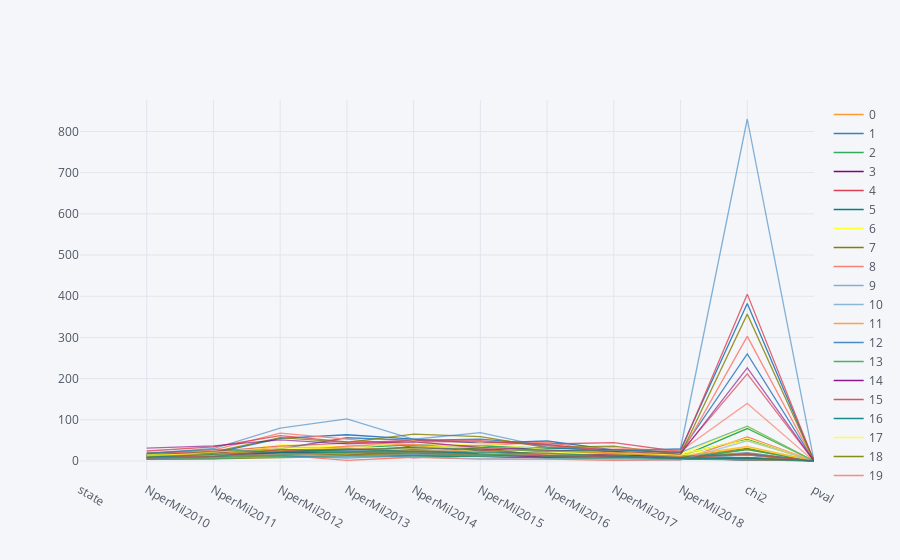

The notebook cell this image was saved under:
### Code cell
best_states_df.T.iplot()

### Figure 1 — Plotly figure (JSON) as saved in the notebook; plotly's stock layout.template omitted (floating-point values rounded to 4 significant figures)
{"data": [{"line": {"color": "rgba(255, 153, 51, 1.0)", "dash": "solid", "shape": "linear", "width": 1.3}, "mode": "lines", "name": "0", "text": "", "type": "scatter", "uid": "248a5aa5-aa23-458f-b8fc-4ce9207e92f7", "x": ["state", "NperMil2010", "NperMil2011", "NperMil2012", "NperMil2013", "NperMil2014", "NperMil2015", "NperMil2016", "NperMil2017", "NperMil2018", "chi2", "pval"], "y": ["AL", 4.179, 6.043, 10.38, 14.49, 22.92, 11.95, 9.045, 11.28, 4.91, 18.87, 0.01556]}, {"line": {"color": "rgba(55, 128, 191, 1.0)", "dash": "solid", "shape": "linear", "width": 1.3}, "mode": "lines", "name": "1", "text": "", "type": "scatter", "uid": "9634012e-b010-4477-b297-3d8872f719db", "x": ["state", "NperMil2010", "NperMil2011", "NperMil2012", "NperMil2013", "NperMil2014", "NperMil2015", "NperMil2016", "NperMil2017", "NperMil2018", "chi2", "pval"], "y": ["AK", 15.41, 19.39, 54.76, 63.77, 52.97, 43.39, 48.55, 27.03, 27.12, 382.6, 1.005e-77]}, {"line": {"color": "rgba(50, 171, 96, 1.0)", "dash": "solid", "shape": "linear", "width": 1.3}, "mode": "lines", "name": "2", "text": "", "type": "scatter", "uid": "b3b543cd-2889-4dfe-9668-f325f606b2e0", "x": ["state", "NperMil2010", "NperMil2011", "NperMil2012", "NperMil2013", "NperMil2014", "NperMil2015", "NperMil2016", "NperMil2017", "NperMil2018", "chi2", "pval"], "y": ["AZ", 14.67, 19.62, 25.62, 31.8, 39.35, 36.14, 30.67, 26.95, 10.32, 78.83, 8.404e-14]}, {"line": {"color": "rgba(128, 0, 128, 1.0)", "dash": "solid", "shape": "linear", "width": 1.3}, "mode": "lines", "name": "3", "text": "", "type": "scatter", "uid": "f10df556-03e2-49e4-9171-cb708917a902", "x": ["state", "NperMil2010", "NperMil2011", "NperMil2012", "NperMil2013", "NperMil2014", "NperMil2015", "NperMil2016", "NperMil2017", "NperMil2018", "chi2", "pval"], "y": ["AR", 12.66, 11.9, 15.58, 16.89, 8.424, 12.42, 10.37, 11.99, 10.62, 14.96, 0.05997]}, {"line": {"color": "rgba(219, 64, 82, 1.0)", "dash": "solid", "shape": "linear", "width": 1.3}, "mode": "lines", "name": "4", "text": "", "type": "scatter", "uid": "9cd741eb-2738-4c1a-98ce-a707ab5edd3a", "x": ["state", "NperMil2010", "NperMil2011", "NperMil2012", "NperMil2013", "NperMil2014", "NperMil2015", "NperMil2016", "NperMil2017", "NperMil2018", "chi2", "pval"], "y": ["CA", 12.89, 13.23, 16.86, 17.06, 20.19, 18.61, 13.16, 13.1, 6.826, 1.989, 0.9814]}, {"line": {"color": "rgba(0, 128, 128, 1.0)", "dash": "solid", "shape": "linear", "width": 1.3}, "mode": "lines", "name": "5", "text": "", "type": "scatter", "uid": "c6ea9966-0b34-4803-9735-27ea926ec405", "x": ["state", "NperMil2010", "NperMil2011", "NperMil2012", "NperMil2013", "NperMil2014", "NperMil2015", "NperMil2016", "NperMil2017", "NperMil2018", "chi2", "pval"], "y": ["CO", 11.09, 18.55, 19.06, 25.42, 33.08, 25.49, 32.67, 24.22, 15.45, 52.35, 1.438e-08]}, {"line": {"color": "rgba(255, 255, 51, 1.0)", "dash": "solid", "shape": "linear", "width": 1.3}, "mode": "lines", "name": "6", "text": "", "type": "scatter", "uid": "080d44a8-862a-4006-98fa-ece49611be3b", "x": ["state", "NperMil2010", "NperMil2011", "NperMil2012", "NperMil2013", "NperMil2014", "NperMil2015", "NperMil2016", "NperMil2017", "NperMil2018", "chi2", "pval"], "y": ["CT", 15.09, 17.0, 38.95, 34.49, 23.92, 20.35, 18.16, 21.27, 17.07, 50.36, 3.492e-08]}, {"line": {"color": "rgba(128, 128, 0, 1.0)", "dash": "solid", "shape": "linear", "width": 1.3}, "mode": "lines", "name": "7", "text": "", "type": "scatter", "uid": "aad0a382-89de-4a0f-8349-987dc8b7fb7e", "x": ["state", "NperMil2010", "NperMil2011", "NperMil2012", "NperMil2013", "NperMil2014", "NperMil2015", "NperMil2016", "NperMil2017", "NperMil2018", "chi2", "pval"], "y": ["DE", 8.893, 9.919, 29.5, 12.99, 37.53, 29.74, 13.7, 20.9, 8.272, 31.37, 0.0001206]}, {"line": {"color": "rgba(251, 128, 114, 1.0)", "dash": "solid", "shape": "linear", "width": 1.3}, "mode": "lines", "name": "8", "text": "", "type": "scatter", "uid": "f9fd6e28-da39-4c4f-992c-d049f676506d", "x": ["state", "NperMil2010", "NperMil2011", "NperMil2012", "NperMil2013", "NperMil2014", "NperMil2015", "NperMil2016", "NperMil2017", "NperMil2018", "chi2", "pval"], "y": ["DC", 11.57, 9.684, 14.18, 1.537, 9.056, 4.443, 4.37, 1.437, 2.847, 58.32, 9.928e-10]}, {"line": {"color": "rgba(128, 177, 211, 1.0)", "dash": "solid", "shape": "linear", "width": 1.3}, "mode": "lines", "name": "9", "text": "", "type": "scatter", "uid": "d7f97835-7324-4423-87e1-90c3ae0b78cd", "x": ["state", "NperMil2010", "NperMil2011", "NperMil2012", "NperMil2013", "NperMil2014", "NperMil2015", "NperMil2016", "NperMil2017", "NperMil2018", "chi2", "pval"], "y": ["FL", 9.339, 13.67, 19.92, 24.94, 29.15, 20.42, 15.12, 14.35, 8.592, 3.716, 0.8818]}, {"line": {"color": "rgba(128, 177, 211, 0.8999999999999999)", "dash": "solid", "shape": "linear", "width": 1.3}, "mode": "lines", "name": "10", "text": "", "type": "scatter", "uid": "344ba1aa-f798-432d-9997-9dc932b9e814", "x": ["state", "NperMil2010", "NperMil2011", "NperMil2012", "NperMil2013", "NperMil2014", "NperMil2015", "NperMil2016", "NperMil2017", "NperMil2018", "chi2", "pval"], "y": ["GA", 5.56, 7.448, 9.897, 12.83, 19.76, 11.79, 10.38, 9.987, 5.989, 17.0, 0.03007]}, {"line": {"color": "rgba(255, 153, 51, 0.8999999999999999)", "dash": "solid", "shape": "linear", "width": 1.3}, "mode": "lines", "name": "11", "text": "", "type": "scatter", "uid": "b96f4bbf-e2e1-4f3f-80a1-fd22018678f1", "x": ["state", "NperMil2010", "NperMil2011", "NperMil2012", "NperMil2013", "NperMil2014", "NperMil2015", "NperMil2016", "NperMil2017", "NperMil2018", "chi2", "pval"], "y": ["HI", 17.6, 12.33, 21.51, 36.21, 40.99, 16.87, 18.21, 9.83, 7.04, 33.43, 5.144e-05]}, {"line": {"color": "rgba(55, 128, 191, 0.8999999999999999)", "dash": "solid", "shape": "linear", "width": 1.3}, "mode": "lines", "name": "12", "text": "", "type": "scatter", "uid": "a4db37e8-1d16-41f7-8a52-728b6d0fd5e0", "x": ["state", "NperMil2010", "NperMil2011", "NperMil2012", "NperMil2013", "NperMil2014", "NperMil2015", "NperMil2016", "NperMil2017", "NperMil2018", "chi2", "pval"], "y": ["ID", 14.01, 21.47, 29.46, 56.47, 50.26, 53.28, 39.81, 24.43, 21.66, 260.0, 1.334e-51]}, {"line": {"color": "rgba(50, 171, 96, 0.8999999999999999)", "dash": "solid", "shape": "linear", "width": 1.3}, "mode": "lines", "name": "13", "text": "", "type": "scatter", "uid": "8da8cf60-2203-459f-a5b0-98d61869d7cc", "x": ["state", "NperMil2010", "NperMil2011", "NperMil2012", "NperMil2013", "NperMil2014", "NperMil2015", "NperMil2016", "NperMil2017", "NperMil2018", "chi2", "pval"], "y": ["IL", 12.62, 13.68, 18.32, 11.86, 12.18, 11.97, 10.37, 6.491, 5.651, 15.66, 0.04757]}, {"line": {"color": "rgba(128, 0, 128, 0.8999999999999999)", "dash": "solid", "shape": "linear", "width": 1.3}, "mode": "lines", "name": "14", "text": "", "type": "scatter", "uid": "e0232dec-813a-4f94-afdc-22c2f37f5a0c", "x": ["state", "NperMil2010", "NperMil2011", "NperMil2012", "NperMil2013", "NperMil2014", "NperMil2015", "NperMil2016", "NperMil2017", "NperMil2018", "chi2", "pval"], "y": ["IN", 11.4, 11.36, 18.2, 19.79, 20.63, 11.2, 9.497, 7.357, 4.632, 8.292, 0.4055]}, {"line": {"color": "rgba(219, 64, 82, 0.8999999999999999)", "dash": "solid", "shape": "linear", "width": 1.3}, "mode": "lines", "name": "15", "text": "", "type": "scatter", "uid": "b1ab4663-ded4-4a65-beb9-75aa35c9717a", "x": ["state", "NperMil2010", "NperMil2011", "NperMil2012", "NperMil2013", "NperMil2014", "NperMil2015", "NperMil2016", "NperMil2017", "NperMil2018", "chi2", "pval"], "y": ["IA", 11.14, 11.09, 26.98, 23.28, 20.9, 13.46, 12.45, 12.41, 7.921, 5.029, 0.7545]}, {"line": {"color": "rgba(0, 128, 128, 0.8999999999999999)", "dash": "solid", "shape": "linear", "width": 1.3}, "mode": "lines", "name": "16", "text": "", "type": "scatter", "uid": "5723a298-a91e-4f54-9e02-a192c3368eb7", "x": ["state", "NperMil2010", "NperMil2011", "NperMil2012", "NperMil2013", "NperMil2014", "NperMil2015", "NperMil2016", "NperMil2017", "NperMil2018", "chi2", "pval"], "y": ["KS", 12.95, 12.2, 18.37, 17.63, 20.68, 14.09, 14.08, 14.43, 8.93, 2.396, 0.9664]}, {"line": {"color": "rgba(255, 255, 51, 0.8999999999999999)", "dash": "solid", "shape": "linear", "width": 1.3}, "mode": "lines", "name": "17", "text": "", "type": "scatter", "uid": "26a8b218-148c-4e12-bb23-d3a8a06ca799", "x": ["state", "NperMil2010", "NperMil2011", "NperMil2012", "NperMil2013", "NperMil2014", "NperMil2015", "NperMil2016", "NperMil2017", "NperMil2018", "chi2", "pval"], "y": ["KY", 9.889, 13.73, 11.85, 19.3, 16.99, 13.33, 11.27, 12.57, 8.952, 6.767, 0.562]}, {"line": {"color": "rgba(128, 128, 0, 0.8999999999999999)", "dash": "solid", "shape": "linear", "width": 1.3}, "mode": "lines", "name": "18", "text": "", "type": "scatter", "uid": "56f0ef38-2b49-43ed-b6cc-b378b12a28ca", "x": ["state", "NperMil2010", "NperMil2011", "NperMil2012", "NperMil2013", "NperMil2014", "NperMil2015", "NperMil2016", "NperMil2017", "NperMil2018", "chi2", "pval"], "y": ["LA", 5.061, 5.464, 8.042, 10.6, 20.67, 11.79, 9.192, 6.209, 4.936, 27.35, 0.0006145]}, {"line": {"color": "rgba(251, 128, 114, 0.8999999999999999)", "dash": "solid", "shape": "linear", "width": 1.3}, "mode": "lines", "name": "19", "text": "", "type": "scatter", "uid": "bff67bc6-6cc3-41ee-bce8-b503b8bb8535", "x": ["state", "NperMil2010", "NperMil2011", "NperMil2012", "NperMil2013", "NperMil2014", "NperMil2015", "NperMil2016", "NperMil2017", "NperMil2018", "chi2", "pval"], "y": ["ME", 18.83, 26.35, 67.79, 53.46, 38.32, 37.64, 45.82, 19.47, 14.94, 302.5, 1.2e-60]}, {"line": {"color": "rgba(251, 128, 114, 0.7999999999999998)", "dash": "solid", "shape": "linear", "width": 1.3}, "mode": "lines", "name": "20", "text": "", "type": "scatter", "uid": "c7fc8cd7-8b30-4824-ba08-d6d31c3c6cfd", "x": ["state", "NperMil2010", "NperMil2011", "NperMil2012", "NperMil2013", "NperMil2014", "NperMil2015", "NperMil2016", "NperMil2017", "NperMil2018", "chi2", "pval"], "y": ["MD", 6.737, 9.591, 16.48, 17.73, 22.49, 16.7, 13.66, 14.11, 7.778, 3.459, 0.9024]}, {"line": {"color": "rgba(128, 177, 211, 0.7999999999999998)", "dash": "solid", "shape": "linear", "width": 1.3}, "mode": "lines", "name": "21", "text": "", "type": "scatter", "uid": "495002dc-ee27-43af-9131-f641b0698e00", "x": ["state", "NperMil2010", "NperMil2011", "NperMil2012", "NperMil2013", "NperMil2014", "NperMil2015", "NperMil2016", "NperMil2017", "NperMil2018", "chi2", "pval"], "y": ["MA", 12.64, 13.0, 19.36, 26.07, 26.32, 18.69, 15.09, 12.82, 7.244, 2.678, 0.9529]}, {"line": {"color": "rgba(255, 153, 51, 0.7999999999999998)", "dash": "solid", "shape": "linear", "width": 1.3}, "mode": "lines", "name": "22", "text": "", "type": "scatter", "uid": "82273640-72ca-4600-92c3-5f2323385666", "x": ["state", "NperMil2010", "NperMil2011", "NperMil2012", "NperMil2013", "NperMil2014", "NperMil2015", "NperMil2016", "NperMil2017", "NperMil2018", "chi2", "pval"], "y": ["MI", 10.12, 12.25, 19.91, 15.64, 16.41, 15.61, 11.86, 11.83, 4.602, 5.032, 0.7542]}, {"line": {"color": "rgba(55, 128, 191, 0.7999999999999998)", "dash": "solid", "shape": "linear", "width": 1.3}, "mode": "lines", "name": "23", "text": "", "type": "scatter", "uid": "04ddeef7-844f-4a12-8f60-bfc1dcb7efe4", "x": ["state", "NperMil2010", "NperMil2011", "NperMil2012", "NperMil2013", "NperMil2014", "NperMil2015", "NperMil2016", "NperMil2017", "NperMil2018", "chi2", "pval"], "y": ["MN", 8.285, 12.35, 22.69, 20.87, 16.33, 23.89, 13.4, 12.75, 8.198, 5.153, 0.7411]}, {"line": {"color": "rgba(50, 171, 96, 0.7999999999999998)", "dash": "solid", "shape": "linear", "width": 1.3}, "mode": "lines", "name": "24", "text": "", "type": "scatter", "uid": "0e9a8a7f-3cbe-4913-b400-5a054dd72598", "x": ["state", "NperMil2010", "NperMil2011", "NperMil2012", "NperMil2013", "NperMil2014", "NperMil2015", "NperMil2016", "NperMil2017", "NperMil2018", "chi2", "pval"], "y": ["MS", 3.703, 5.708, 11.06, 11.04, 13.71, 11.04, 9.37, 6.021, 6.362, 28.45, 0.0003965]}, {"line": {"color": "rgba(128, 0, 128, 0.7999999999999998)", "dash": "solid", "shape": "linear", "width": 1.3}, "mode": "lines", "name": "25", "text": "", "type": "scatter", "uid": "ebe0c97a-4338-4dcf-9504-4e7200252842", "x": ["state", "NperMil2010", "NperMil2011", "NperMil2012", "NperMil2013", "NperMil2014", "NperMil2015", "NperMil2016", "NperMil2017", "NperMil2018", "chi2", "pval"], "y": ["MO", 14.34, 18.64, 24.24, 16.72, 21.47, 13.67, 15.28, 15.88, 7.835, 7.169, 0.5185]}, {"line": {"color": "rgba(219, 64, 82, 0.7999999999999998)", "dash": "solid", "shape": "linear", "width": 1.3}, "mode": "lines", "name": "26", "text": "", "type": "scatter", "uid": "047ab243-edb3-476a-b9cf-2eca212e28a0", "x": ["state", "NperMil2010", "NperMil2011", "NperMil2012", "NperMil2013", "NperMil2014", "NperMil2015", "NperMil2016", "NperMil2017", "NperMil2018", "chi2", "pval"], "y": ["MT", 24.22, 34.09, 61.77, 46.37, 46.97, 46.58, 41.31, 44.63, 22.59, 405.1, 1.524e-82]}, {"line": {"color": "rgba(0, 128, 128, 0.7999999999999998)", "dash": "solid", "shape": "linear", "width": 1.3}, "mode": "lines", "name": "27", "text": "", "type": "scatter", "uid": "48e005e1-db5a-4fe7-8e0c-713a0b66cb90", "x": ["state", "NperMil2010", "NperMil2011", "NperMil2012", "NperMil2013", "NperMil2014", "NperMil2015", "NperMil2016", "NperMil2017", "NperMil2018", "chi2", "pval"], "y": ["NE", 16.4, 11.41, 22.12, 13.94, 13.3, 11.63, 7.346, 9.387, 9.848, 16.77, 0.03255]}, {"line": {"color": "rgba(255, 255, 51, 0.7999999999999998)", "dash": "solid", "shape": "linear", "width": 1.3}, "mode": "lines", "name": "28", "text": "", "type": "scatter", "uid": "591b2c8e-4e70-4f33-ba33-54447d3d678c", "x": ["state", "NperMil2010", "NperMil2011", "NperMil2012", "NperMil2013", "NperMil2014", "NperMil2015", "NperMil2016", "NperMil2017", "NperMil2018", "chi2", "pval"], "y": ["NV", 15.91, 15.85, 24.78, 16.92, 31.22, 34.51, 20.55, 17.16, 14.5, 33.95, 4.147e-05]}, {"line": {"color": "rgba(128, 128, 0, 0.7999999999999998)", "dash": "solid", "shape": "linear", "width": 1.3}, "mode": "lines", "name": "29", "text": "", "type": "scatter", "uid": "012a44ae-c785-4844-9ce4-122773e731c4", "x": ["state", "NperMil2010", "NperMil2011", "NperMil2012", "NperMil2013", "NperMil2014", "NperMil2015", "NperMil2016", "NperMil2017", "NperMil2018", "chi2", "pval"], "y": ["NH", 13.67, 21.97, 56.65, 45.23, 65.26, 59.12, 32.78, 36.3, 15.48, 356.5, 3.683e-72]}, {"line": {"color": "rgba(128, 128, 0, 0.7)", "dash": "solid", "shape": "linear", "width": 1.3}, "mode": "lines", "name": "30", "text": "", "type": "scatter", "uid": "0480c9a2-95d7-4ac4-82ec-39b31109deb6", "x": ["state", "NperMil2010", "NperMil2011", "NperMil2012", "NperMil2013", "NperMil2014", "NperMil2015", "NperMil2016", "NperMil2017", "NperMil2018", "chi2", "pval"], "y": ["NJ", 8.296, 8.156, 13.57, 16.59, 17.14, 13.3, 11.49, 11.36, 5.837, 8.718, 0.3667]}, {"line": {"color": "rgba(251, 128, 114, 0.7)", "dash": "solid", "shape": "linear", "width": 1.3}, "mode": "lines", "name": "31", "text": "", "type": "scatter", "uid": "be15c505-c920-44a0-a09e-634c4aaee75c", "x": ["state", "NperMil2010", "NperMil2011", "NperMil2012", "NperMil2013", "NperMil2014", "NperMil2015", "NperMil2016", "NperMil2017", "NperMil2018", "chi2", "pval"], "y": ["NM", 12.59, 13.94, 22.99, 36.32, 48.32, 30.62, 32.97, 32.01, 24.34, 139.7, 2.682e-26]}, {"line": {"color": "rgba(128, 177, 211, 0.7)", "dash": "solid", "shape": "linear", "width": 1.3}, "mode": "lines", "name": "32", "text": "", "type": "scatter", "uid": "98574269-cfcc-454e-a7bd-0df93c097a88", "x": ["state", "NperMil2010", "NperMil2011", "NperMil2012", "NperMil2013", "NperMil2014", "NperMil2015", "NperMil2016", "NperMil2017", "NperMil2018", "chi2", "pval"], "y": ["NY", 6.907, 10.41, 16.14, 11.51, 15.47, 13.02, 9.724, 8.32, 4.247, 14.59, 0.0677]}, {"line": {"color": "rgba(255, 153, 51, 0.7)", "dash": "solid", "shape": "linear", "width": 1.3}, "mode": "lines", "name": "33", "text": "", "type": "scatter", "uid": "13e60b72-d704-4e37-82e0-130145e1b079", "x": ["state", "NperMil2010", "NperMil2011", "NperMil2012", "NperMil2013", "NperMil2014", "NperMil2015", "NperMil2016", "NperMil2017", "NperMil2018", "chi2", "pval"], "y": ["NC", 11.49, 16.36, 21.13, 18.49, 25.97, 16.55, 19.1, 11.59, 8.667, 3.318, 0.9128]}, {"line": {"color": "rgba(55, 128, 191, 0.7)", "dash": "solid", "shape": "linear", "width": 1.3}, "mode": "lines", "name": "34", "text": "", "type": "scatter", "uid": "792358ba-85f8-417a-81f0-a46e83cb1aba", "x": ["state", "NperMil2010", "NperMil2011", "NperMil2012", "NperMil2013", "NperMil2014", "NperMil2015", "NperMil2016", "NperMil2017", "NperMil2018", "chi2", "pval"], "y": ["ND", 4.446, 14.6, 12.84, 6.925, 13.56, 14.59, 15.91, 11.92, 10.53, 20.46, 0.008726]}, {"line": {"color": "rgba(50, 171, 96, 0.7)", "dash": "solid", "shape": "linear", "width": 1.3}, "mode": "lines", "name": "35", "text": "", "type": "scatter", "uid": "9fa58914-0061-4f89-a751-59ee20ab47d0", "x": ["state", "NperMil2010", "NperMil2011", "NperMil2012", "NperMil2013", "NperMil2014", "NperMil2015", "NperMil2016", "NperMil2017", "NperMil2018", "chi2", "pval"], "y": ["OH", 8.666, 11.09, 20.52, 29.2, 22.06, 16.27, 11.95, 11.06, 6.159, 5.795, 0.6702]}, {"line": {"color": "rgba(128, 0, 128, 0.7)", "dash": "solid", "shape": "linear", "width": 1.3}, "mode": "lines", "name": "36", "text": "", "type": "scatter", "uid": "ab506bea-2e05-4f4a-99ee-771e2d722569", "x": ["state", "NperMil2010", "NperMil2011", "NperMil2012", "NperMil2013", "NperMil2014", "NperMil2015", "NperMil2016", "NperMil2017", "NperMil2018", "chi2", "pval"], "y": ["OK", 6.65, 11.35, 20.95, 19.72, 21.66, 16.37, 9.168, 11.19, 8.369, 4.195, 0.8392]}, {"line": {"color": "rgba(219, 64, 82, 0.7)", "dash": "solid", "shape": "linear", "width": 1.3}, "mode": "lines", "name": "37", "text": "", "type": "scatter", "uid": "13fc55fa-e2a2-4576-9831-f77d682b49eb", "x": ["state", "NperMil2010", "NperMil2011", "NperMil2012", "NperMil2013", "NperMil2014", "NperMil2015", "NperMil2016", "NperMil2017", "NperMil2018", "chi2", "pval"], "y": ["OR", 18.5, 23.25, 36.16, 42.83, 50.45, 49.29, 37.15, 26.05, 20.28, 211.6, 2.253e-41]}, {"line": {"color": "rgba(0, 128, 128, 0.7)", "dash": "solid", "shape": "linear", "width": 1.3}, "mode": "lines", "name": "38", "text": "", "type": "scatter", "uid": "33fd94a6-dfce-4c5c-ad06-efd2b3d231b3", "x": ["state", "NperMil2010", "NperMil2011", "NperMil2012", "NperMil2013", "NperMil2014", "NperMil2015", "NperMil2016", "NperMil2017", "NperMil2018", "chi2", "pval"], "y": ["PA", 10.07, 11.38, 19.66, 21.05, 26.9, 16.82, 14.0, 11.73, 4.841, 2.215, 0.9737]}, {"line": {"color": "rgba(255, 255, 51, 0.7)", "dash": "solid", "shape": "linear", "width": 1.3}, "mode": "lines", "name": "39", "text": "", "type": "scatter", "uid": "83f672f2-532d-460b-82cd-fc426aaffa5f", "x": ["state", "NperMil2010", "NperMil2011", "NperMil2012", "NperMil2013", "NperMil2014", "NperMil2015", "NperMil2016", "NperMil2017", "NperMil2018", "chi2", "pval"], "y": ["RI", 14.23, 15.19, 29.4, 30.33, 31.25, 43.55, 27.43, 24.61, 16.08, 83.57, 9.32e-15]}, {"line": {"color": "rgba(255, 255, 51, 0.5999999999999999)", "dash": "solid", "shape": "linear", "width": 1.3}, "mode": "lines", "name": "40", "text": "", "type": "scatter", "uid": "b75c095a-6fa6-4ec5-b049-3a415d35e60d", "x": ["state", "NperMil2010", "NperMil2011", "NperMil2012", "NperMil2013", "NperMil2014", "NperMil2015", "NperMil2016", "NperMil2017", "NperMil2018", "chi2", "pval"], "y": ["SC", 11.43, 20.98, 33.28, 28.97, 48.92, 19.42, 15.93, 19.12, 13.57, 55.55, 3.45e-09]}, {"line": {"color": "rgba(128, 128, 0, 0.5999999999999999)", "dash": "solid", "shape": "linear", "width": 1.3}, "mode": "lines", "name": "41", "text": "", "type": "scatter", "uid": "9682e658-c023-4c33-b778-1b48980f2102", "x": ["state", "NperMil2010", "NperMil2011", "NperMil2012", "NperMil2013", "NperMil2014", "NperMil2015", "NperMil2016", "NperMil2017", "NperMil2018", "chi2", "pval"], "y": ["SD", 9.802, 17.0, 27.59, 22.56, 23.55, 12.88, 24.34, 18.32, 11.33, 16.84, 0.03184]}, {"line": {"color": "rgba(251, 128, 114, 0.5999999999999999)", "dash": "solid", "shape": "linear", "width": 1.3}, "mode": "lines", "name": "42", "text": "", "type": "scatter", "uid": "9516e406-8315-493c-9b40-122d3e58480c", "x": ["state", "NperMil2010", "NperMil2011", "NperMil2012", "NperMil2013", "NperMil2014", "NperMil2015", "NperMil2016", "NperMil2017", "NperMil2018", "chi2", "pval"], "y": ["TN", 7.238, 12.82, 15.81, 18.17, 21.25, 14.87, 14.75, 11.63, 6.204, 3.033, 0.9323]}, {"line": {"color": "rgba(128, 177, 211, 0.5999999999999999)", "dash": "solid", "shape": "linear", "width": 1.3}, "mode": "lines", "name": "43", "text": "", "type": "scatter", "uid": "fcf48000-b690-4aed-ac5e-9061b4e558db", "x": ["state", "NperMil2010", "NperMil2011", "NperMil2012", "NperMil2013", "NperMil2014", "NperMil2015", "NperMil2016", "NperMil2017", "NperMil2018", "chi2", "pval"], "y": ["TX", 7.052, 7.603, 8.241, 8.003, 10.01, 5.675, 4.832, 3.919, 2.474, 49.13, 5.992e-08]}, {"line": {"color": "rgba(255, 153, 51, 0.5999999999999999)", "dash": "solid", "shape": "linear", "width": 1.3}, "mode": "lines", "name": "44", "text": "", "type": "scatter", "uid": "fb3e6777-73c3-430c-b504-763681820abd", "x": ["state", "NperMil2010", "NperMil2011", "NperMil2012", "NperMil2013", "NperMil2014", "NperMil2015", "NperMil2016", "NperMil2017", "NperMil2018", "chi2", "pval"], "y": ["UT", 12.25, 15.63, 35.05, 30.37, 24.85, 24.14, 26.29, 19.66, 11.39, 35.36, 2.296e-05]}, {"line": {"color": "rgba(55, 128, 191, 0.5999999999999999)", "dash": "solid", "shape": "linear", "width": 1.3}, "mode": "lines", "name": "45", "text": "", "type": "scatter", "uid": "520c52cb-6d67-4b99-b09a-677595b1f05a", "x": ["state", "NperMil2010", "NperMil2011", "NperMil2012", "NperMil2013", "NperMil2014", "NperMil2015", "NperMil2016", "NperMil2017", "NperMil2018", "chi2", "pval"], "y": ["VT", 17.58, 30.3, 79.86, 102.2, 52.78, 68.78, 33.67, 24.02, 30.34, 830.2, 6.322e-174]}, {"line": {"color": "rgba(50, 171, 96, 0.5999999999999999)", "dash": "solid", "shape": "linear", "width": 1.3}, "mode": "lines", "name": "46", "text": "", "type": "scatter", "uid": "e5d6cac0-459c-40b2-8ba1-ea14fa904538", "x": ["state", "NperMil2010", "NperMil2011", "NperMil2012", "NperMil2013", "NperMil2014", "NperMil2015", "NperMil2016", "NperMil2017", "NperMil2018", "chi2", "pval"], "y": ["VA", 7.104, 9.999, 14.78, 22.42, 19.97, 15.66, 12.25, 10.87, 7.514, 4.587, 0.8007]}, {"line": {"color": "rgba(128, 0, 128, 0.5999999999999999)", "dash": "solid", "shape": "linear", "width": 1.3}, "mode": "lines", "name": "47", "text": "", "type": "scatter", "uid": "4194b139-67cb-48f8-92b4-290af7b91c67", "x": ["state", "NperMil2010", "NperMil2011", "NperMil2012", "NperMil2013", "NperMil2014", "NperMil2015", "NperMil2016", "NperMil2017", "NperMil2018", "chi2", "pval"], "y": ["WA", 31.44, 36.79, 51.5, 41.79, 46.51, 33.22, 26.59, 23.43, 16.85, 225.9, 2.214e-44]}, {"line": {"color": "rgba(219, 64, 82, 0.5999999999999999)", "dash": "solid", "shape": "linear", "width": 1.3}, "mode": "lines", "name": "48", "text": "", "type": "scatter", "uid": "822d2eb1-44cf-4ec2-8e07-fe3abe0379b2", "x": ["state", "NperMil2010", "NperMil2011", "NperMil2012", "NperMil2013", "NperMil2014", "NperMil2015", "NperMil2016", "NperMil2017", "NperMil2018", "chi2", "pval"], "y": ["WV", 8.09, 10.78, 27.47, 28.05, 32.44, 27.14, 13.65, 11.01, 7.753, 16.36, 0.03753]}, {"line": {"color": "rgba(0, 128, 128, 0.5999999999999999)", "dash": "solid", "shape": "linear", "width": 1.3}, "mode": "lines", "name": "49", "text": "", "type": "scatter", "uid": "09f8db47-abdd-4c14-b9c8-3ecbad0bc2fa", "x": ["state", "NperMil2010", "NperMil2011", "NperMil2012", "NperMil2013", "NperMil2014", "NperMil2015", "NperMil2016", "NperMil2017", "NperMil2018", "chi2", "pval"], "y": ["WI", 9.314, 15.25, 22.38, 29.11, 23.12, 20.48, 19.23, 11.91, 6.02, 7.138, 0.5218]}, {"line": {"color": "rgba(0, 128, 128, 0.49999999999999983)", "dash": "solid", "shape": "linear", "width": 1.3}, "mode": "lines", "name": "50", "text": "", "type": "scatter", "uid": "4f97e5d0-d1a0-49a3-ace6-73c5a4bb71a0", "x": ["state", "NperMil2010", "NperMil2011", "NperMil2012", "NperMil2013", "NperMil2014", "NperMil2015", "NperMil2016", "NperMil2017", "NperMil2018", "chi2", "pval"], "y": ["WY", 19.49, 28.21, 20.82, 27.49, 32.62, 29.03, 23.96, 27.64, 20.77, 84.41, 6.293e-15]}], "layout": {"legend": {"bgcolor": "#F5F6F9", "font": {"color": "#4D5663"}}, "paper_bgcolor": "#F5F6F9", "plot_bgcolor": "#F5F6F9", "title": {"font": {"color": "#4D5663"}}, "xaxis": {"gridcolor": "#E1E5ED", "showgrid": true, "tickfont": {"color": "#4D5663"}, "title": {"font": {"color": "#4D5663"}, "text": ""}, "zerolinecolor": "#E1E5ED"}, "yaxis": {"gridcolor": "#E1E5ED", "showgrid": true, "tickfont": {"color": "#4D5663"}, "title": {"font": {"color": "#4D5663"}, "text": ""}, "zerolinecolor": "#E1E5ED"}}}
